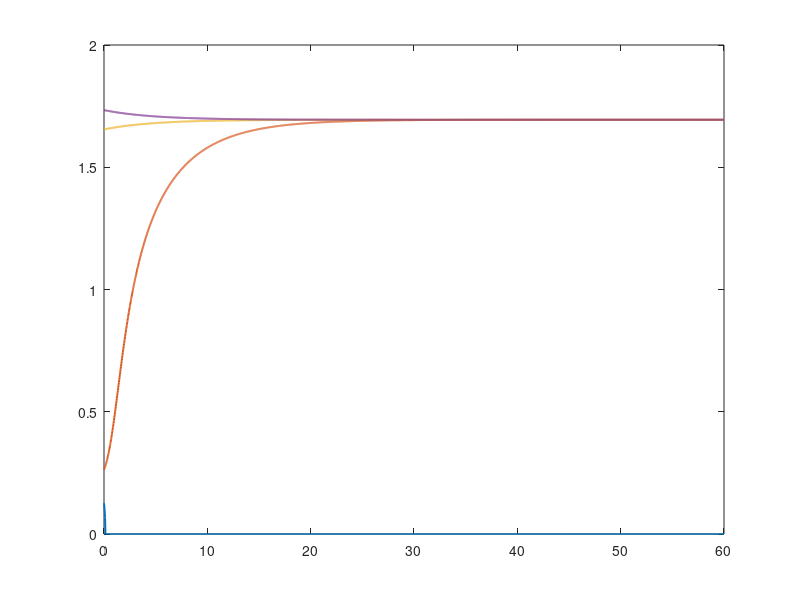

This figure's MATLAB source: (Note: this script raises an error after producing the figure.)
clear; close all; clc;

dx = 0.02;
dt = 0.02;
x = -20:dx:20;
t = (0:dt:60)';
N = length(x);

W = @(z) 2*sign(z).*(exp(-abs(z)/2) - exp(-abs(z)));

% Pad the FFT for the full convolution.
lags = (1-N:N-1)*dx;
w = 2*exp(-abs(lags)) - exp(-abs(lags)/2);
M = 2^nextpow2(3*N - 2);
K = fft(w, M);

% The first four runs test stability; the last three measure rates.
kappas = [0.3 0.3 0.3 0.3 0.1 0.3 0.45];
offsets = [-0.02 0.02 -0.05 0.05 0.05 0.05 0.05];
a = zeros(length(t), 7);

for j = 1:7
    kappa = kappas(j);
    S = sqrt(1 - 2*kappa);
    aminus = -log((1 + S)/2);
    aplus = -log((1 - S)/2);

    a0 = aplus + offsets(j);
    if j <= 2
        a0 = aminus + offsets(j);
    end
    u = W(x + a0) - W(x - a0);

    for n = 1:length(t)
        % Interpolate the right edge; no active region means width zero.
        r = find(u >= kappa, 1, 'last');
        if ~isempty(r)
            a(n,j) = x(r) + dx*(kappa-u(r))/(u(r+1)-u(r));
        end

        % Take one Euler step using the padded convolution.
        f = 1./(1 + exp(-100*(u-kappa)));
        c = real(ifft(K.*fft(f, M)));
        u = u + dt*(-u + dx*c(N:2*N-1));
    end
end

figure;
h = plot(t, a(:,1:4), 'LineWidth', 1.4);
hold on;
S = sqrt(1 - 2*0.3);
yline(-log((1+S)/2), ':', 'a_-');
yline(-log((1-S)/2), ':', 'a_+');
xlabel('Time t');
ylabel('Active half-width a(t)');
title('\kappa = 0.3, \Delta x = \Delta t = 0.02, sigmoid slope = 100');
legend(h, {'a_0 = a_- - 0.02', 'a_0 = a_- + 0.02', ...
    'a_0 = a_+ - 0.05', 'a_0 = a_+ + 0.05'}, ...
    'Location', 'best');
grid on;

figure;
fprintf('kappa    fitted rate    theory\n');

for j = 5:7
    kappa = kappas(j);
    S = sqrt(1 - 2*kappa);
    aplus = -log((1 - S)/2);
    theory = -S*(1-S)/(1 + S*(1-S)/2);
    err = abs(a(:,j) - aplus);

    % Fit before the small final width error becomes important.
    fit = t >= 2 & t <= 10;
    p = polyfit(t(fit), log(err(fit)), 1);

    fprintf('%.2g      %.4g        %.4g\n', kappa, p(1), theory);

    subplot(1,3,j-4);
    semilogy(t, err, 'LineWidth', 1.4);
    hold on;
    semilogy(t(fit), exp(polyval(p,t(fit))), '--', 'LineWidth', 1.4);
    xlabel('Time t');
    ylabel('|a(t) - a_+|');
    title(sprintf('\\kappa = %.2g', kappa));
    legend('Simulation', 'Exponential fit', 'Location', 'north');
    grid on;
end
sgtitle('a_0 = a_+ + 0.05, \Delta x = \Delta t = 0.02, sigmoid slope = 100');
